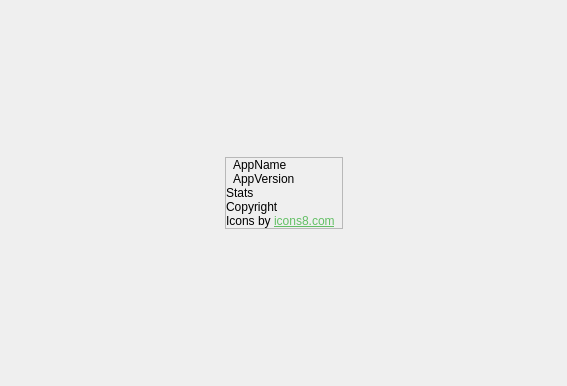
<?xml version="1.0" encoding="UTF-8"?>
<ui version="4.0">
 <class>AboutDialog</class>
 <widget class="QWidget" name="AboutDialog">
  <property name="geometry">
   <rect>
    <x>0</x>
    <y>0</y>
    <width>567</width>
    <height>386</height>
   </rect>
  </property>
  <property name="windowTitle">
   <string>Form</string>
  </property>
  <layout class="QGridLayout" name="gridLayout">
   <property name="leftMargin">
    <number>0</number>
   </property>
   <property name="topMargin">
    <number>0</number>
   </property>
   <property name="rightMargin">
    <number>0</number>
   </property>
   <property name="bottomMargin">
    <number>0</number>
   </property>
   <property name="spacing">
    <number>0</number>
   </property>
   <item row="2" column="2">
    <spacer name="horizontalSpacer_2">
     <property name="orientation">
      <enum>Qt::Horizontal</enum>
     </property>
     <property name="sizeHint" stdset="0">
      <size>
       <width>40</width>
       <height>20</height>
      </size>
     </property>
    </spacer>
   </item>
   <item row="2" column="0">
    <spacer name="horizontalSpacer">
     <property name="orientation">
      <enum>Qt::Horizontal</enum>
     </property>
     <property name="sizeHint" stdset="0">
      <size>
       <width>40</width>
       <height>20</height>
      </size>
     </property>
    </spacer>
   </item>
   <item row="3" column="1">
    <spacer name="verticalSpacer_2">
     <property name="orientation">
      <enum>Qt::Vertical</enum>
     </property>
     <property name="sizeHint" stdset="0">
      <size>
       <width>20</width>
       <height>40</height>
      </size>
     </property>
    </spacer>
   </item>
   <item row="2" column="1">
    <widget class="QFrame" name="pContents">
     <property name="frameShape">
      <enum>QFrame::StyledPanel</enum>
     </property>
     <property name="frameShadow">
      <enum>QFrame::Raised</enum>
     </property>
     <layout class="QGridLayout" name="gridLayout_3">
      <property name="leftMargin">
       <number>0</number>
      </property>
      <property name="topMargin">
       <number>0</number>
      </property>
      <property name="rightMargin">
       <number>0</number>
      </property>
      <property name="bottomMargin">
       <number>0</number>
      </property>
      <property name="spacing">
       <number>0</number>
      </property>
      <item row="0" column="0" colspan="2">
       <layout class="QGridLayout" name="gridLayout_2">
        <property name="spacing">
         <number>0</number>
        </property>
        <item row="1" column="1">
         <widget class="QLabel" name="pAppVersion">
          <property name="sizePolicy">
           <sizepolicy hsizetype="Preferred" vsizetype="Maximum">
            <horstretch>0</horstretch>
            <verstretch>0</verstretch>
           </sizepolicy>
          </property>
          <property name="text">
           <string>AppVersion</string>
          </property>
          <property name="alignment">
           <set>Qt::AlignLeading|Qt::AlignLeft|Qt::AlignTop</set>
          </property>
         </widget>
        </item>
        <item row="0" column="1">
         <widget class="QLabel" name="pAppName">
          <property name="sizePolicy">
           <sizepolicy hsizetype="Preferred" vsizetype="Maximum">
            <horstretch>0</horstretch>
            <verstretch>0</verstretch>
           </sizepolicy>
          </property>
          <property name="text">
           <string>AppName</string>
          </property>
          <property name="alignment">
           <set>Qt::AlignLeading|Qt::AlignLeft|Qt::AlignTop</set>
          </property>
         </widget>
        </item>
        <item row="0" column="0" rowspan="2">
         <widget class="QLabel" name="pAppIcon">
          <property name="sizePolicy">
           <sizepolicy hsizetype="Maximum" vsizetype="Maximum">
            <horstretch>0</horstretch>
            <verstretch>0</verstretch>
           </sizepolicy>
          </property>
          <property name="text">
           <string/>
          </property>
         </widget>
        </item>
       </layout>
      </item>
      <item row="5" column="1">
       <widget class="QLabel" name="label">
        <property name="sizePolicy">
         <sizepolicy hsizetype="Fixed" vsizetype="Fixed">
          <horstretch>0</horstretch>
          <verstretch>0</verstretch>
         </sizepolicy>
        </property>
        <property name="text">
         <string/>
        </property>
        <property name="pixmap">
         <pixmap resource="resources/resource.qrc">:/icons/Built_with_Qt_RGB_logo_white.png</pixmap>
        </property>
        <property name="scaledContents">
         <bool>false</bool>
        </property>
       </widget>
      </item>
      <item row="1" column="0" colspan="2">
       <widget class="QLabel" name="pStats">
        <property name="text">
         <string>Stats</string>
        </property>
        <property name="alignment">
         <set>Qt::AlignLeading|Qt::AlignLeft|Qt::AlignTop</set>
        </property>
       </widget>
      </item>
      <item row="5" column="0">
       <widget class="QLabel" name="pIconsBy">
        <property name="text">
         <string>&lt;html&gt;&lt;head/&gt;&lt;body&gt;&lt;p&gt;Icons by &lt;a href=&quot;https://icons8.com&quot;&gt;&lt;span style=&quot; text-decoration: underline; color:#62bf64;&quot;&gt;icons8.com&lt;/span&gt;&lt;/a&gt;&lt;/p&gt;&lt;/body&gt;&lt;/html&gt;</string>
        </property>
        <property name="alignment">
         <set>Qt::AlignBottom|Qt::AlignLeading|Qt::AlignLeft</set>
        </property>
       </widget>
      </item>
      <item row="2" column="0" colspan="2">
       <widget class="QLabel" name="pCopyright">
        <property name="text">
         <string>Copyright</string>
        </property>
        <property name="alignment">
         <set>Qt::AlignLeading|Qt::AlignLeft|Qt::AlignTop</set>
        </property>
       </widget>
      </item>
     </layout>
    </widget>
   </item>
   <item row="1" column="1">
    <spacer name="verticalSpacer_3">
     <property name="orientation">
      <enum>Qt::Vertical</enum>
     </property>
     <property name="sizeHint" stdset="0">
      <size>
       <width>20</width>
       <height>40</height>
      </size>
     </property>
    </spacer>
   </item>
  </layout>
 </widget>
 <resources>
  <include location="resources/resource.qrc"/>
 </resources>
 <connections/>
</ui>
